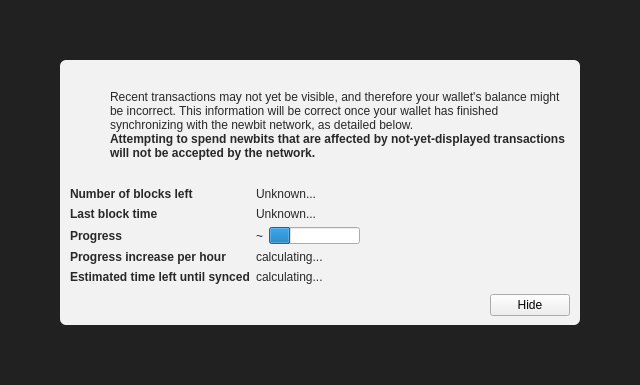
<?xml version="1.0" encoding="UTF-8"?>
<ui version="4.0">
 <class>ModalOverlay</class>
 <widget class="ModalOverlay" name="ModalOverlay">
  <property name="geometry">
   <rect>
    <x>0</x>
    <y>0</y>
    <width>640</width>
    <height>385</height>
   </rect>
  </property>
  <property name="windowTitle">
   <string>Form</string>
  </property>
  <layout class="QVBoxLayout" name="verticalLayout" stretch="0">
   <property name="sizeConstraint">
    <enum>QLayout::SetDefaultConstraint</enum>
   </property>
   <property name="leftMargin">
    <number>0</number>
   </property>
   <property name="topMargin">
    <number>0</number>
   </property>
   <property name="rightMargin">
    <number>0</number>
   </property>
   <property name="bottomMargin">
    <number>0</number>
   </property>
   <item>
    <widget class="QWidget" name="bgWidget" native="true">
     <property name="styleSheet">
      <string notr="true">#bgWidget { background: rgba(0,0,0,220); }</string>
     </property>
     <layout class="QVBoxLayout" name="verticalLayoutMain" stretch="1">
      <property name="leftMargin">
       <number>60</number>
      </property>
      <property name="topMargin">
       <number>60</number>
      </property>
      <property name="rightMargin">
       <number>60</number>
      </property>
      <property name="bottomMargin">
       <number>60</number>
      </property>
      <item>
       <widget class="QWidget" name="contentWidget" native="true">
        <property name="styleSheet">
         <string notr="true">#contentWidget { background: rgba(255,255,255,240); border-radius: 6px; }

QLabel { color: rgb(40,40,40);  }</string>
        </property>
        <layout class="QVBoxLayout" name="verticalLayoutSub" stretch="1,0,0,0">
         <property name="spacing">
          <number>0</number>
         </property>
         <property name="leftMargin">
          <number>10</number>
         </property>
         <property name="topMargin">
          <number>10</number>
         </property>
         <property name="rightMargin">
          <number>10</number>
         </property>
         <property name="bottomMargin">
          <number>10</number>
         </property>
         <item>
          <layout class="QHBoxLayout" name="horizontalLayoutIconText" stretch="0,1">
           <property name="topMargin">
            <number>20</number>
           </property>
           <item>
            <layout class="QVBoxLayout" name="verticalLayoutIcon">
             <property name="leftMargin">
              <number>0</number>
             </property>
             <item>
              <widget class="QPushButton" name="warningIcon">
               <property name="enabled">
                <bool>false</bool>
               </property>
               <property name="text">
                <string/>
               </property>
               <property name="icon">
                <iconset>
                 <normaloff>:/icons/warning</normaloff>
                 <disabledoff>:/icons/warning</disabledoff>:/icons/warning</iconset>
               </property>
               <property name="iconSize">
                <size>
                 <width>48</width>
                 <height>48</height>
                </size>
               </property>
               <property name="flat">
                <bool>true</bool>
               </property>
              </widget>
             </item>
             <item>
              <spacer name="verticalSpacerWarningIcon">
               <property name="orientation">
                <enum>Qt::Vertical</enum>
               </property>
               <property name="sizeHint" stdset="0">
                <size>
                 <width>20</width>
                 <height>40</height>
                </size>
               </property>
              </spacer>
             </item>
            </layout>
           </item>
           <item>
            <layout class="QVBoxLayout" name="verticalLayoutInfoText">
             <property name="leftMargin">
              <number>0</number>
             </property>
             <property name="topMargin">
              <number>0</number>
             </property>
             <item>
              <widget class="QLabel" name="infoText">
               <property name="text">
                <string>Recent transactions may not yet be visible, and therefore your wallet's balance might be incorrect. This information will be correct once your wallet has finished synchronizing with the newbit network, as detailed below.</string>
               </property>
               <property name="textFormat">
                <enum>Qt::RichText</enum>
               </property>
               <property name="wordWrap">
                <bool>true</bool>
               </property>
              </widget>
             </item>
             <item>
              <widget class="QLabel" name="infoTextStrong">
               <property name="font">
                <font>
                 <weight>75</weight>
                 <bold>true</bold>
                </font>
               </property>
               <property name="text">
                <string>Attempting to spend newbits that are affected by not-yet-displayed transactions will not be accepted by the network.</string>
               </property>
               <property name="textFormat">
                <enum>Qt::RichText</enum>
               </property>
               <property name="wordWrap">
                <bool>true</bool>
               </property>
              </widget>
             </item>
             <item>
              <spacer name="verticalSpacerInTextSpace">
               <property name="orientation">
                <enum>Qt::Vertical</enum>
               </property>
               <property name="sizeHint" stdset="0">
                <size>
                 <width>20</width>
                 <height>40</height>
                </size>
               </property>
              </spacer>
             </item>
            </layout>
           </item>
          </layout>
         </item>
         <item>
          <spacer name="verticalSpacerAfterText">
           <property name="orientation">
            <enum>Qt::Vertical</enum>
           </property>
           <property name="sizeHint" stdset="0">
            <size>
             <width>20</width>
             <height>40</height>
            </size>
           </property>
          </spacer>
         </item>
         <item>
          <layout class="QFormLayout" name="formLayout">
           <property name="fieldGrowthPolicy">
            <enum>QFormLayout::FieldsStayAtSizeHint</enum>
           </property>
           <property name="horizontalSpacing">
            <number>6</number>
           </property>
           <property name="verticalSpacing">
            <number>6</number>
           </property>
           <property name="topMargin">
            <number>10</number>
           </property>
           <item row="0" column="0">
            <widget class="QLabel" name="labelNumberOfBlocksLeft">
             <property name="font">
              <font>
               <weight>75</weight>
               <bold>true</bold>
              </font>
             </property>
             <property name="text">
              <string>Number of blocks left</string>
             </property>
            </widget>
           </item>
           <item row="0" column="1">
            <widget class="QLabel" name="numberOfBlocksLeft">
             <property name="text">
              <string>Unknown...</string>
             </property>
            </widget>
           </item>
           <item row="1" column="0">
            <widget class="QLabel" name="labelLastBlockTime">
             <property name="font">
              <font>
               <weight>75</weight>
               <bold>true</bold>
              </font>
             </property>
             <property name="text">
              <string>Last block time</string>
             </property>
            </widget>
           </item>
           <item row="1" column="1">
            <widget class="QLabel" name="newestBlockDate">
             <property name="sizePolicy">
              <sizepolicy hsizetype="Maximum" vsizetype="Preferred">
               <horstretch>0</horstretch>
               <verstretch>0</verstretch>
              </sizepolicy>
             </property>
             <property name="text">
              <string>Unknown...</string>
             </property>
            </widget>
           </item>
           <item row="2" column="0">
            <widget class="QLabel" name="labelSyncDone">
             <property name="font">
              <font>
               <weight>75</weight>
               <bold>true</bold>
              </font>
             </property>
             <property name="text">
              <string>Progress</string>
             </property>
            </widget>
           </item>
           <item row="2" column="1">
            <layout class="QHBoxLayout" name="horizontalLayoutSync" stretch="0,1">
             <item>
              <widget class="QLabel" name="percentageProgress">
               <property name="text">
                <string notr="true">~</string>
               </property>
              </widget>
             </item>
             <item>
              <widget class="QProgressBar" name="progressBar">
               <property name="value">
                <number>24</number>
               </property>
               <property name="format">
                <string/>
               </property>
              </widget>
             </item>
            </layout>
           </item>
           <item row="4" column="0">
            <widget class="QLabel" name="labelProgressIncrease">
             <property name="font">
              <font>
               <weight>75</weight>
               <bold>true</bold>
              </font>
             </property>
             <property name="text">
              <string>Progress increase per hour</string>
             </property>
            </widget>
           </item>
           <item row="4" column="1">
            <widget class="QLabel" name="progressIncreasePerH">
             <property name="text">
              <string>calculating...</string>
             </property>
            </widget>
           </item>
           <item row="5" column="0">
            <widget class="QLabel" name="labelEstimatedTimeLeft">
             <property name="font">
              <font>
               <weight>75</weight>
               <bold>true</bold>
              </font>
             </property>
             <property name="text">
              <string>Estimated time left until synced</string>
             </property>
            </widget>
           </item>
           <item row="5" column="1">
            <widget class="QLabel" name="expectedTimeLeft">
             <property name="text">
              <string>calculating...</string>
             </property>
            </widget>
           </item>
          </layout>
         </item>
         <item>
          <layout class="QHBoxLayout" name="horizontalLayoutButtons">
           <property name="leftMargin">
            <number>10</number>
           </property>
           <property name="topMargin">
            <number>10</number>
           </property>
           <item>
            <spacer name="horizontalSpacer">
             <property name="orientation">
              <enum>Qt::Horizontal</enum>
             </property>
             <property name="sizeHint" stdset="0">
              <size>
               <width>40</width>
               <height>20</height>
              </size>
             </property>
            </spacer>
           </item>
           <item>
            <widget class="QPushButton" name="closeButton">
             <property name="text">
              <string>Hide</string>
             </property>
            </widget>
           </item>
          </layout>
         </item>
        </layout>
       </widget>
      </item>
     </layout>
    </widget>
   </item>
  </layout>
 </widget>
 <customwidgets>
  <customwidget>
   <class>ModalOverlay</class>
   <extends>QWidget</extends>
   <header>modaloverlay.h</header>
   <container>1</container>
  </customwidget>
 </customwidgets>
 <resources/>
 <connections/>
</ui>
